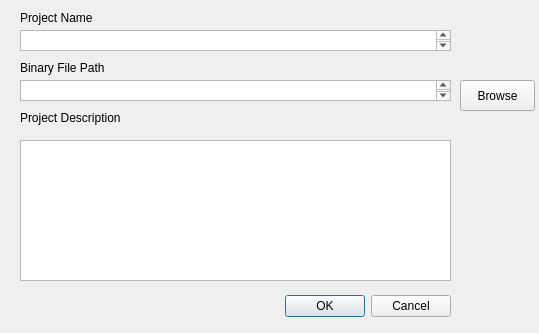
<?xml version="1.0" encoding="UTF-8"?>
<ui version="4.0">
 <class>NewProject</class>
 <widget class="QDialog" name="NewProject">
  <property name="geometry">
   <rect>
    <x>0</x>
    <y>0</y>
    <width>539</width>
    <height>333</height>
   </rect>
  </property>
  <property name="windowTitle">
   <string>New Project</string>
  </property>
  <widget class="QDialogButtonBox" name="buttonBox">
   <property name="geometry">
    <rect>
     <x>110</x>
     <y>290</y>
     <width>341</width>
     <height>32</height>
    </rect>
   </property>
   <property name="orientation">
    <enum>Qt::Horizontal</enum>
   </property>
   <property name="standardButtons">
    <set>QDialogButtonBox::Cancel|QDialogButtonBox::Ok</set>
   </property>
  </widget>
  <widget class="QLabel" name="projectNameLabel">
   <property name="geometry">
    <rect>
     <x>20</x>
     <y>10</y>
     <width>81</width>
     <height>16</height>
    </rect>
   </property>
   <property name="text">
    <string>Project Name</string>
   </property>
  </widget>
  <widget class="QTextEdit" name="projectNameEdit">
   <property name="geometry">
    <rect>
     <x>20</x>
     <y>30</y>
     <width>431</width>
     <height>21</height>
    </rect>
   </property>
  </widget>
  <widget class="QLabel" name="projectDescriptionLabel">
   <property name="geometry">
    <rect>
     <x>20</x>
     <y>110</y>
     <width>131</width>
     <height>16</height>
    </rect>
   </property>
   <property name="text">
    <string>Project Description</string>
   </property>
  </widget>
  <widget class="QTextEdit" name="projectDescriptionEdit">
   <property name="geometry">
    <rect>
     <x>20</x>
     <y>140</y>
     <width>431</width>
     <height>141</height>
    </rect>
   </property>
  </widget>
  <widget class="QTextEdit" name="binaryFilePathEdit">
   <property name="geometry">
    <rect>
     <x>20</x>
     <y>80</y>
     <width>431</width>
     <height>21</height>
    </rect>
   </property>
  </widget>
  <widget class="QLabel" name="binaryFilePathLabel">
   <property name="geometry">
    <rect>
     <x>20</x>
     <y>60</y>
     <width>111</width>
     <height>16</height>
    </rect>
   </property>
   <property name="text">
    <string>Binary File Path</string>
   </property>
  </widget>
  <widget class="QPushButton" name="binaryFilePathBrowse">
   <property name="geometry">
    <rect>
     <x>460</x>
     <y>80</y>
     <width>75</width>
     <height>31</height>
    </rect>
   </property>
   <property name="text">
    <string>Browse</string>
   </property>
  </widget>
 </widget>
 <resources/>
 <connections>
  <connection>
   <sender>buttonBox</sender>
   <signal>accepted()</signal>
   <receiver>NewProject</receiver>
   <slot>accept()</slot>
   <hints>
    <hint type="sourcelabel">
     <x>248</x>
     <y>254</y>
    </hint>
    <hint type="destinationlabel">
     <x>157</x>
     <y>274</y>
    </hint>
   </hints>
  </connection>
  <connection>
   <sender>buttonBox</sender>
   <signal>rejected()</signal>
   <receiver>NewProject</receiver>
   <slot>reject()</slot>
   <hints>
    <hint type="sourcelabel">
     <x>316</x>
     <y>260</y>
    </hint>
    <hint type="destinationlabel">
     <x>286</x>
     <y>274</y>
    </hint>
   </hints>
  </connection>
 </connections>
</ui>
